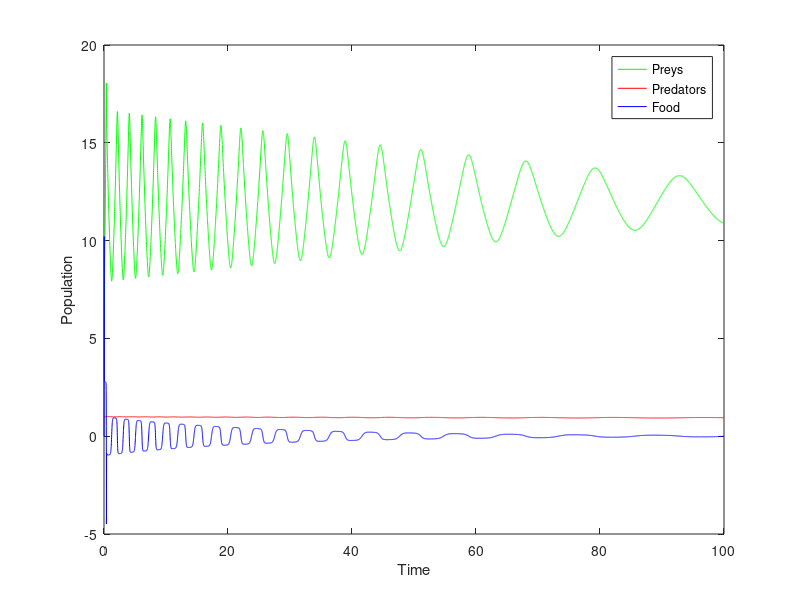

The MATLAB source for this figure:
N = 100; %time
h = 0.01;
M = 0:h:N; %time grid

x1 = zeros(1, length(M));
x2 = zeros(1, length(M));
alpha1 = zeros(1, length(M));
U = zeros(1, length(M));
 
alpha2 = 0.06; %predator attrition rate
beta1 = 0.005; %prey attrition rate
beta2 = 0.005; %predator fertility rate
 
x1(1) = 6; %initial conditions of population preys
x2(1) = 1; %initial conditions of population predators
alpha1(1) = 0; %initial conditions of food
U(1) = 0;
xc = 12.0;
B = 10; %population of predators
 
T1 = 0.02;
T2 = 0.6;
r = 0.001

for n=1:(length(M) - 1)
      f1 = alpha1(n)*x1(n) - beta1*x1(n)*x2(n);
       f2 = -alpha2*x2(n) + beta2*x1(n)*x2(n);
       
       psi = x1(n) - xc;
       P = 4 / (exp(psi) + exp(-psi))^2;
       dPdt = (8*(exp(-psi)*f1 - exp(psi)*f1))/(exp(-psi) + exp(psi))^3;
       df2dt = -alpha2 * f2 + beta2 * (f1 * x2(n) + x1(n) * f2);
       psi0 = x2(n) + B*tanh(psi);
       dpsi0dt = f2 + P*f1;
       dfidt = ((-(T2^(-1) * dpsi0dt + df2dt) * B * P * x1(n) + B * (dPdt * x1(n) + P * f1) * (T2^(-1) * psi0 + f2)) / (B * P * x1(n))^2) + beta1 * f2;
       fi = - (T2 ^ (-1) * psi0 + f2) / (B * P * x1(n)) + beta1 * x2(n);
       psi1 = alpha1(n) - fi;
       U(n + 1) = -((T1)^(-1) * psi1) + dfidt;
       f3 = r * U(n);

       x1(n + 1) = x1(n) + h*f1;
       x2(n + 1) = x2(n) + h*f2;
       alpha1(n + 1) = alpha1(n) + h*f3;
end
  plot(M, x1, 'g', M, x2, 'r', M, alpha1, 'b');
  xlabel('Time');
  ylabel('Population');
  legend('Preys', 'Predators', 'Food');
% plot(M(100:end), U(100:end));